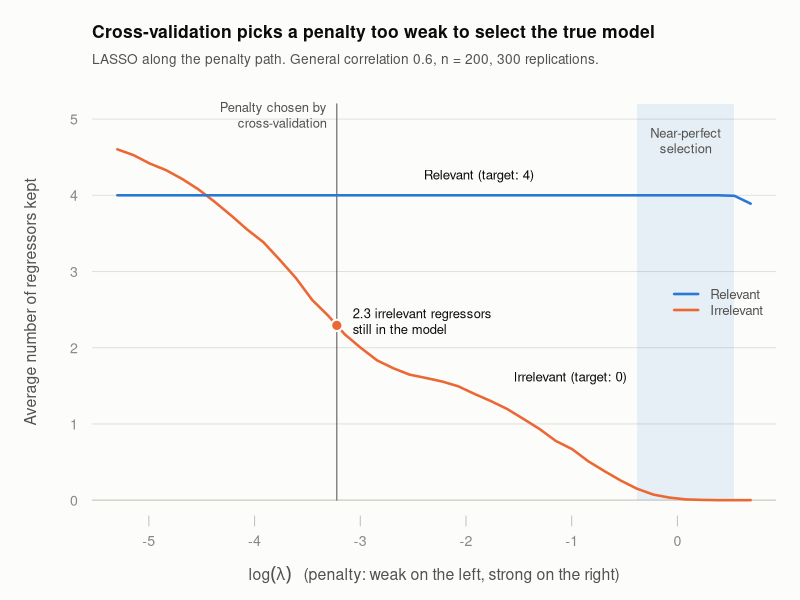
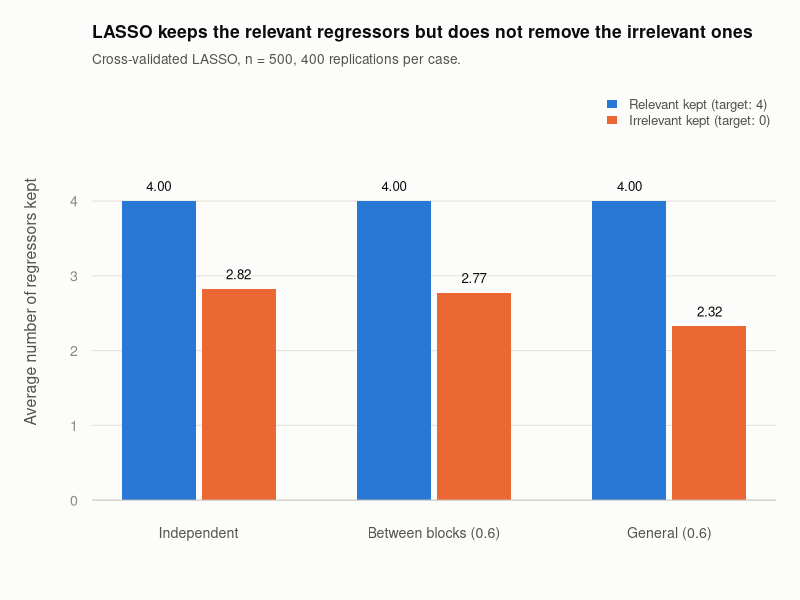
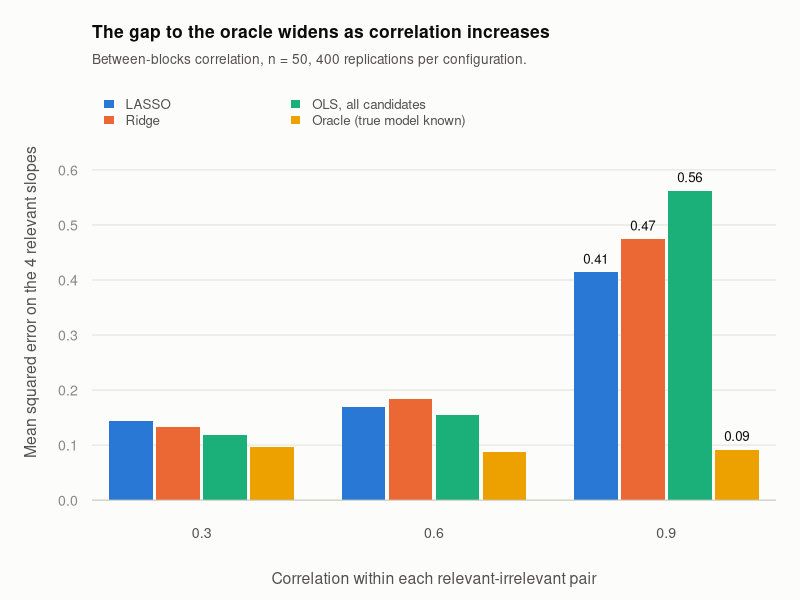

Source code (R) for these figures, in order:
# Draw the figures from the saved results (no simulation is run here).
#
# Usage (from the project root):   Rscript scripts/02_make_figures.R
# Requires results/*.csv, produced by scripts/01_run_simulation.R.

if (!file.exists("results/main_grid.csv"))
  stop("Results not found. Run scripts/01_run_simulation.R from the project root first.")

dir.create("figures", showWarnings = FALSE)

grid <- read.csv("results/main_grid.csv")
path <- read.csv("results/lambda_path.csv")

# Shared style ----------------------------------------------------------------

BLUE <- "#2a78d6"; ORANGE <- "#eb6834"; AQUA <- "#1baf7a"; YELLOW <- "#eda100"
INK <- "#0b0b0b"; INK_SOFT <- "#52514e"; MUTED <- "#898781"
GRID_COL <- "#e1e0d9"; AXIS_COL <- "#c3c2b7"; SURFACE <- "#fcfcfb"

open_png <- function(file, width = 1500, height = 950) {
  png(file, width = width, height = height, res = 170)
  par(bg = SURFACE, fg = AXIS_COL, col.axis = MUTED, col.lab = INK_SOFT,
      col.main = INK, family = "sans", las = 1, mgp = c(2.6, 0.7, 0),
      mar = c(4.2, 4.6, 4.4, 1.2), cex.axis = 0.85, cex.lab = 0.95)
}

# Title on the first line, plain-language subtitle underneath, both left-aligned.
headline <- function(title, subtitle) {
  mtext(title, side = 3, line = 2.3, adj = 0, font = 2, cex = 1.05, col = INK)
  mtext(subtitle, side = 3, line = 1.0, adj = 0, cex = 0.82, col = INK_SOFT)
}

h_grid <- function(at) abline(h = at, col = GRID_COL, lwd = 1)

# Figure 1 - the penalty path -------------------------------------------------
# The key result: a penalty that selects almost perfectly exists, but
# cross-validation does not choose it.

x     <- log(path$lambda)
x_cv  <- log(path$lambda_cv_mean[1])
at_cv <- approx(x, path$irrelevant_kept, xout = x_cv)$y   # irrelevant kept at the CV penalty

open_png("figures/lambda_path.png")
plot(x, path$irrelevant_kept, type = "n", ylim = c(0, 5.2), axes = FALSE,
     xlab = expression(log(lambda) ~ "  (penalty: weak on the left, strong on the right)"),
     ylab = "Average number of regressors kept")
h_grid(1:5)
abline(h = 0, col = AXIS_COL)
axis(1, lwd = 0, lwd.ticks = 1, col.ticks = AXIS_COL)
axis(2, at = 0:5, col = NA, col.ticks = NA)

# Penalties that keep the 4 relevant regressors and almost no irrelevant one.
good <- path$relevant_kept >= 3.99 & path$irrelevant_kept <= 0.25
if (any(good)) {
  rect(min(x[good]), 0, max(x[good]), 5.2, col = "#2a78d61a", border = NA)
  text(mean(range(x[good])), 4.72, "Near-perfect\nselection", cex = 0.78, col = INK_SOFT)
}

segments(x_cv, 0, x_cv, 5.2, col = INK_SOFT, lwd = 1)
lines(x, path$irrelevant_kept, col = ORANGE, lwd = 2.5)
lines(x, path$relevant_kept,   col = BLUE,   lwd = 2.5)
points(x_cv, at_cv, pch = 21, bg = ORANGE, col = SURFACE, lwd = 2, cex = 1.5)

text(x_cv, 5.0, "Penalty chosen by\ncross-validation", pos = 2, cex = 0.78, col = INK_SOFT)
text(x_cv, at_cv, sprintf("%.1f irrelevant regressors\nstill in the model", at_cv),
     pos = 4, offset = 0.8, cex = 0.78, col = INK)
text(-2.4, 4.25, "Relevant (target: 4)", pos = 4, offset = 0, cex = 0.8, col = INK)
text(-1.55, 1.6, "Irrelevant (target: 0)", pos = 4, offset = 0, cex = 0.8, col = INK)
legend("right", inset = c(0.01, 0), legend = c("Relevant", "Irrelevant"),
       col = c(BLUE, ORANGE), lwd = 2.5, bty = "n", cex = 0.8, text.col = INK_SOFT)
headline("Cross-validation picks a penalty too weak to select the true model",
         "LASSO along the penalty path. General correlation 0.6, n = 200, 300 replications.")
dev.off()

# Figure 2 - selection in the three correlation cases --------------------------

sel <- rbind(grid[grid$case == "independent"    & grid$n == 500, ],
             grid[grid$case == "between_blocks" & grid$n == 500 & grid$rho == 0.6, ],
             grid[grid$case == "general"        & grid$n == 500 & grid$rho == 0.6, ])
heights <- rbind(sel$relevant_kept, sel$irrelevant_kept)

open_png("figures/selection_by_case.png")
bp <- barplot(heights, beside = TRUE, plot = FALSE, space = c(0.08, 1.1))
plot(NA, xlim = c(min(bp) - 0.9, max(bp) + 0.9), ylim = c(0, 5.3), axes = FALSE,
     xlab = "", ylab = "Average number of regressors kept", xaxs = "i")
h_grid(1:4)
barplot(heights, beside = TRUE, add = TRUE, axes = FALSE, border = NA,
        col = c(BLUE, ORANGE), space = c(0.08, 1.1))
abline(h = 0, col = AXIS_COL)
axis(2, at = 0:4, col = NA, col.ticks = NA)
axis(1, at = colMeans(bp), tick = FALSE, line = -0.4, col.axis = INK_SOFT,
     labels = c("Independent", "Between blocks (0.6)", "General (0.6)"))
text(bp, heights + 0.2, sprintf("%.2f", heights), cex = 0.8, col = INK)
legend("topright", legend = c("Relevant kept (target: 4)", "Irrelevant kept (target: 0)"),
       fill = c(BLUE, ORANGE), border = NA, bty = "n", cex = 0.8, text.col = INK_SOFT)
headline("LASSO keeps the relevant regressors but does not remove the irrelevant ones",
         "Cross-validated LASSO, n = 500, 400 replications per case.")
dev.off()

# Figure 3 - estimation error against the oracle -------------------------------

err <- grid[grid$case == "between_blocks" & grid$n == 50, ]
err <- err[order(err$rho), ]
heights <- t(as.matrix(err[, c("mse_lasso", "mse_ridge", "mse_ols_full", "mse_oracle")]))
estimator_cols <- c(BLUE, ORANGE, AQUA, YELLOW)

open_png("figures/estimation_error.png")
bp <- barplot(heights, beside = TRUE, plot = FALSE, space = c(0.08, 1.1))
plot(NA, xlim = c(min(bp) - 0.9, max(bp) + 0.9), ylim = c(0, 0.72), axes = FALSE,
     xlab = "Correlation within each relevant-irrelevant pair",
     ylab = "Mean squared error on the 4 relevant slopes", xaxs = "i")
h_grid(seq(0.1, 0.6, 0.1))
barplot(heights, beside = TRUE, add = TRUE, axes = FALSE, axisnames = FALSE,
        border = NA, col = estimator_cols, space = c(0.08, 1.1))
abline(h = 0, col = AXIS_COL)
axis(2, at = seq(0, 0.6, 0.1), col = NA, col.ticks = NA)
axis(1, at = colMeans(bp), tick = FALSE, line = -0.4, col.axis = INK_SOFT,
     labels = sprintf("%.1f", err$rho))
last <- ncol(bp)   # label only the strongest correlation, where the gap opens
text(bp[, last], heights[, last] + 0.025, sprintf("%.2f", heights[, last]), cex = 0.8, col = INK)
legend("topleft", legend = c("LASSO", "Ridge", "OLS, all candidates", "Oracle (true model known)"),
       fill = estimator_cols, border = NA, bty = "n", cex = 0.8, text.col = INK_SOFT, ncol = 2)
headline("The gap to the oracle widens as correlation increases",
         "Between-blocks correlation, n = 50, 400 replications per configuration.")
dev.off()

message("Figures saved in figures/")
